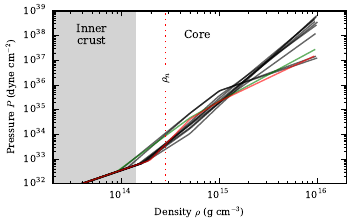

Recreate this plot in Python.
from __future__ import division
from collections import defaultdict

import sys
import os


import matplotlib
import matplotlib.pyplot as plt
from mpl_toolkits.axes_grid1 import make_axes_locatable
from matplotlib.ticker import MultipleLocator
from matplotlib.ticker import AutoMinorLocator


print "Matplotlib version", matplotlib.__version__

from matplotlib import cm
import palettable as pal

#cmap = pal.cmocean.sequential.Matter_8.mpl_colormap #best so far
#cmap = pal.wesanderson.Zissou_5.mpl_colormap
cmap = pal.colorbrewer.qualitative.Set1_6.mpl_colormap
#cmap = plt.get_cmap('plasma_r')
#cmap = cm.get_cmap('inferno_r')

import numpy as np
from scipy.signal import savgol_filter
from scipy import interpolate

from units import *
from eos import *
from eoslibrary import EoS
from eoslibrary import eosLib



def main(argv):

    plt.rc('font', family='serif')
    plt.rc('xtick', labelsize=7)
    plt.rc('ytick', labelsize=7)
    plt.rc('axes', labelsize=7)
    

    fig = plt.figure(figsize=(3.54, 2.19)) #single column fig
    #fig = plt.figure(figsize=(7.48, 4.0))  #two column figure
    gs = plt.GridSpec(1, 1)

    N = 100

    axs = []
    for i in range(1):
        ax = plt.subplot(gs[i, 0])
        #ax.minorticks_on()
        #ax1.set_ylim(0.0, 1.1)
        ax.set_xlim(2.0e13, 2.0e16)
        ax.set_ylim(1.0e32, 1.0e39)
        ax.set_xscale('log')
        ax.set_yscale('log')

        axs.append( ax )

    axs[0].set_xlabel(r'Density $\rho$ (g cm$^{-3}$)')
    axs[0].set_ylabel(r'Pressure $P$ (dyne cm$^{-2}$)')


    # basic parameters
    rhos = np.logspace(-2, 14.2, N)
    T = 1.0 * kelvin_per_keV #about 10 million kelvins
    Z = 56.0 #hydrogen plasma


    #rho_ND
    rhond = 4.0e11

    #normal nuclear saturation density
    #rho_n
    rhon = 2.8e14



    print """ Basic parameters:
             ref pressure P_r: {:3.2e}
                 temp     T_r: {:3.2e}
                          T:   {:3.2e}
                          l_C: {:3.2e}

                          P_r^n {:3.2e}
                          T_r^n {:3.2e}

             -------------------------------------------------- 
                 """.format(Pr, Tr, T, lambdaC, Prn, Tn)


    con = container(N)
    for i, rho in enumerate( rhos ):
        p = plasma(rho, T*0.1, Z)
        con.append(p)
    axs[0].plot(con.d['rho'], con.d['P'], 'g-')

    con = container(N)
    for i, rho in enumerate( rhos ):
        p = plasma(rho, T*0.5, Z)
        con.append(p)
    axs[0].plot(con.d['rho'], con.d['P'], 'b-')

    #main plot
    con = container(N)
    for i, rho in enumerate( rhos ):
        p = plasma(rho, T, Z)
        con.append(p)
    axs[0].plot(con.d['rho'], con.d['P'], 'k-', linewidth=1.5, alpha=0.8)



    rho2 = np.logspace(3, 9, 100)
    Pnonrel = Ppoly(rho2, 5/3)
    Prel = Ppoly(rho2, 4/3)
    axs[0].plot(rho2, Pnonrel, "b", linestyle='dotted')
    axs[0].plot(rho2, Prel, "b", linestyle='dotted')

    #Core
    rho3 = np.logspace(13.0, 16, 100)

    alpha = 0.6
    for key, value in eosLib.iteritems():
        P1 = EoS(key, rho3)
        if value[4] == 'npem':
            axs[0].plot(rho3, P1, "k-", alpha = alpha)
        if value[4] == 'meson':
            axs[0].plot(rho3, P1, "b-", alpha = alpha)#, linestyle='dashdot')
        if value[4] == 'hyperon':
            axs[0].plot(rho3, P1, "g-", alpha = alpha)#, linestyle='dashed')
        if value[4] == 'quark':
            axs[0].plot(rho3, P1, "r-", alpha = alpha)#, linestyle='dotted')


    yarrow = 1.0e39
    col = 'lightgrey'

    #inner crust
    xmin = rhond
    xmax = 0.5*rhon
    axs[0].fill_between([xmin, xmax], [1e10, 1e10], [1e42, 1e42], facecolor=col, color=None, alpha=1.0, edgecolor=col)
    #plt.annotate(s='', xy=(xmax,yarrow), xytext=(xmin,yarrow), arrowprops=dict(arrowstyle='<->'))

    #outer core
    #xmin = 0.5*rhon
    #xmax = 2.0*rhon
    #axs[0].fill_between([xmin, xmax], [1e10, 1e10], [1e40, 1e40], facecolor=col, color=None, alpha=0.1, edgecolor=None)
    #plt.annotate(s='', xy=(xmax,yarrow), xytext=(xmin,yarrow), arrowprops=dict(arrowstyle='<->'))

    #inner core
    xmin = 2.0*rhon
    xmax = 100.0*rhon
    #axs[0].fill_between([xmin, xmax], [1e10, 1e10], [1e40, 1e40], facecolor=col, color=None, alpha=1.0, edgecolor=col)
    #plt.annotate(s='', xy=(xmax,yarrow), xytext=(xmin,yarrow), arrowprops=dict(arrowstyle='<->'))

    #different ns structures
    y_text = 1.0e38
    axs[0].text(5.0e13, y_text, 'Inner\ncrust', rotation=0, ha='center', va='center', size=8)
    axs[0].text(6.0e14, y_text, 'Core', rotation=0, ha='center', va='center', size=8)

    
    lstyle = 'dotted'
    axs[0].plot([rhon, rhon], [1.0e16, 1e40], "r", linestyle=lstyle)
    txt = axs[0].text(rhon, 2.0e36, r'$\rho_n$', rotation=90, ha='center', va='center', size=8)
    txt.set_bbox(dict(facecolor='white', edgecolor='none', pad=3))

    axs[0].plot([rhond, rhond], [1.0e16, 1e40], "r", linestyle=lstyle)
    txt = axs[0].text(rhond*0.5, 2.0e36, r'$\rho_{\mathrm{ND}}$', rotation=90, ha='center', va='center', size=8)
    #txt.set_bbox(dict(facecolor='white', edgecolor='none', pad=3))



if __name__ == "__main__":
    main(sys.argv)

    plt.subplots_adjust(left=0.15, bottom=0.16, right=0.98, top=0.95, wspace=0.1, hspace=0.1)
    plt.savefig('dense_eos.pdf')

